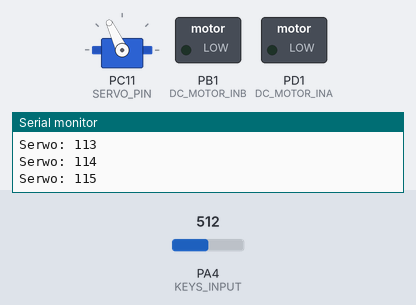
Bench run of a sketch on a simulated STM32 Blue Pill. Parts: servo, switched loads named in the sketch (green lamp = pin HIGH), the last lines printed to the serial monitor. The inputs (shaded band) are chosen by the test bench; at power-on: PA4 (KEYS_INPUT) = 512.

Above: at 1.21 s.
1.3 s: PA4 (KEYS_INPUT) set to 658
2.8 s: PA4 (KEYS_INPUT) set to 685
At 3.62 s:
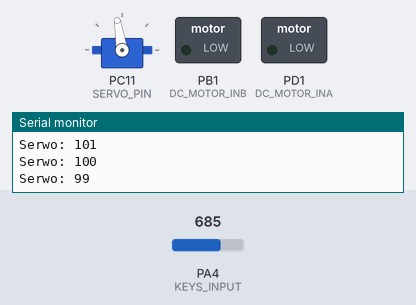
5.8 s: PA4 (KEYS_INPUT) set to 660
At 5.8 s:
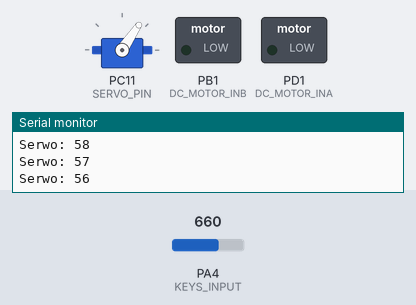
7.3 s: PA4 (KEYS_INPUT) set to 680
At 10.2 s:
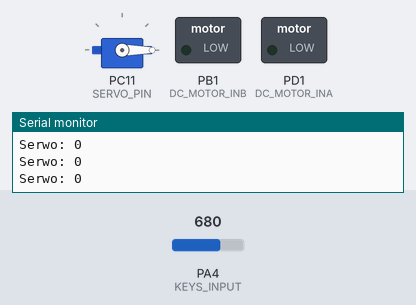
10.3 s: PA4 (KEYS_INPUT) set to 560
11.8 s: PA4 (KEYS_INPUT) set to 539
At 12.8 s:
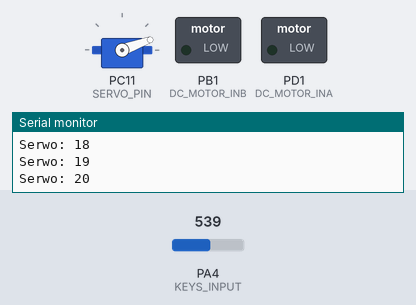
Timing chart, 0 to 15.8 s (numbered marks = the images above; inputs shaded):
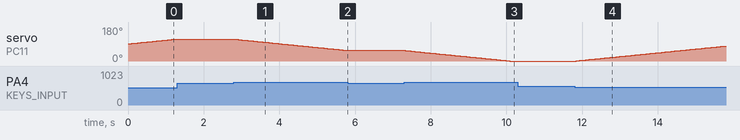

The sketch:

Smart_Home_Actuators.ino
```cpp
/*
 * Smart_Home_Actuators.ino
 *
 * Funkcja: Sterowanie serwomechanizmem (roleta/drzwi) oraz silnikiem DC
 * (wentylator) za pomocą przycisków analogowych.
 * Obsługuje różne prędkości obrotowe silnika (biegi).
 */

#include <Servo.h>

// --- Konfiguracja Pinów ---
#define KEYS_INPUT     PA4
#define SERVO_PIN      PC11
#define DC_MOTOR_INA   PD1
#define DC_MOTOR_INB   PB1

Servo mainServo;
int servoPos = 90; // Pozycja startowa serwa

void setup() {
  Serial.begin(9600);

  pinMode(KEYS_INPUT, INPUT);

  // Konfiguracja serwa
  mainServo.attach(SERVO_PIN);
  mainServo.write(servoPos);

  // Konfiguracja silnika DC
  pinMode(DC_MOTOR_INA, OUTPUT);
  pinMode(DC_MOTOR_INB, OUTPUT);

  digitalWrite(DC_MOTOR_INB, LOW); // Silnik kręci się w jedną stronę
}

void loop() {
  int keyVal = analogRead(KEYS_INPUT);

  // 1. Sterowanie Serwem (np. Roleta)
  // Przycisk "W górę / Prawo"
  if (keyVal > 500 && keyVal < 550) {
    servoPos++;
    if (servoPos > 117) servoPos = 117;
    mainServo.write(servoPos);
    Serial.print("Serwo: ");
    Serial.println(servoPos);
  }
  // Przycisk "W dół / Lewo"
  else if (keyVal > 670 && keyVal < 700) {
    servoPos--;
    if (servoPos < 0) servoPos = 0;
    mainServo.write(servoPos);
    Serial.print("Serwo: ");
    Serial.println(servoPos);
  }

  // 2. Sterowanie Silnikiem DC (Biegi)
  // Przykładowa logika: dodatkowe zakresy napięć dla biegów
  if (keyVal > 1010 && keyVal < 1020) {
    setGear(2); // Drugi bieg (max)
  } else if (keyVal > 410 && keyVal < 420) {
    setGear(1); // Pierwszy bieg
  } else if (keyVal < 50) {
    setGear(0); // Wyłączony
  }

  delay(50); // Opóźnienie dla płynności ruchu
}

// Funkcja ustawiająca "bieg" silnika
void setGear(int gear) {
  switch(gear) {
    case 0:
      analogWrite(DC_MOTOR_INA, 0);
      Serial.println("Silnik: OFF");
      break;
    case 1:
      analogWrite(DC_MOTOR_INA, 100);
      Serial.println("Silnik: Bieg 1");
      break;
    case 2:
      analogWrite(DC_MOTOR_INA, 255);
      Serial.println("Silnik: Bieg 2");
      break;
  }
}
```

Measured:
- the behaviour switches between 550 and 549 on PA4 (KEYS_INPUT) (found by bisection; images 3 and 4)
- after the input at 1.3 s, servo on PC11 (SERVO_PIN): stays 116° (without the input it goes to 117° after 0.01 s)
- after the input at 2.8 s, servo on PC11 (SERVO_PIN): moves from 116° to 56° over 3.0 s, starting at once
- after the input at 5.8 s, servo on PC11 (SERVO_PIN): stays 56° (without the input it goes to 55° after 0.02 s)
- after the input at 7.3 s, servo on PC11 (SERVO_PIN): moves from 56° to 0° over 2.8 s, starting at once
- after the input at 10.3 s, every drawn part: stays the same
- after the input at 11.8 s, servo on PC11 (SERVO_PIN): moves from 0° to 79° over 3.9 s, starting at once
